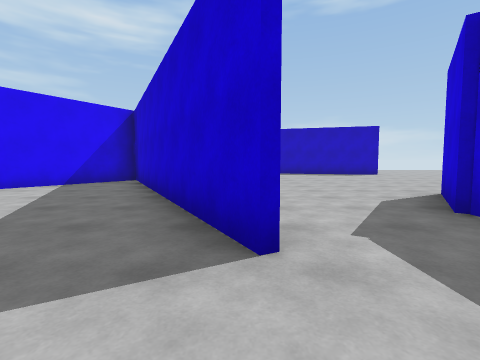
[1] (above)

24 first-person views from a walk through a Unity game level. The camera is 1.2 m above the floor, tilts 4° down and sees 85° across. The floor is counted in squares, 2 m on a side. Each view is taken from the middle of a square. On the plan, view 1 faces up. The plan holds only what a view shows up to about 9 squares ahead; the rest is blank. The place goes on beyond the plan. The player is left out.

[2]
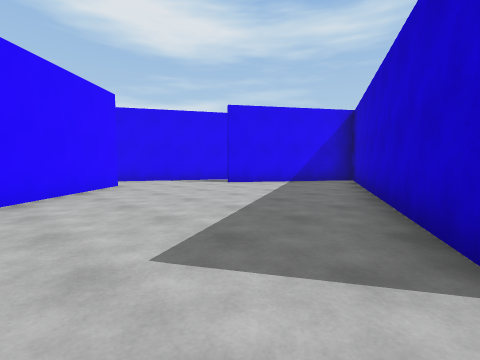

[3]
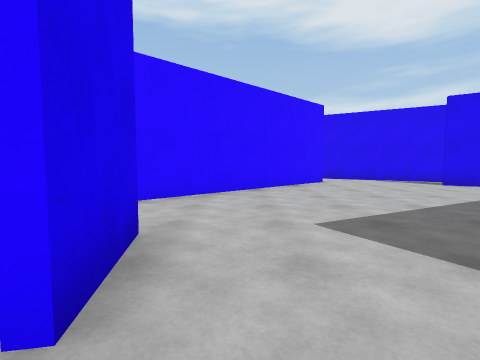

[4]
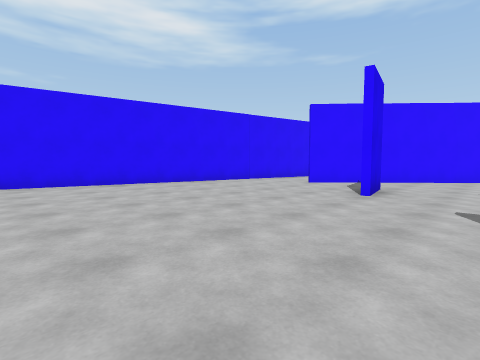

[5]
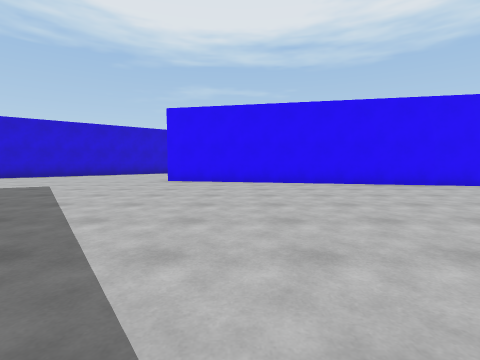

[6]
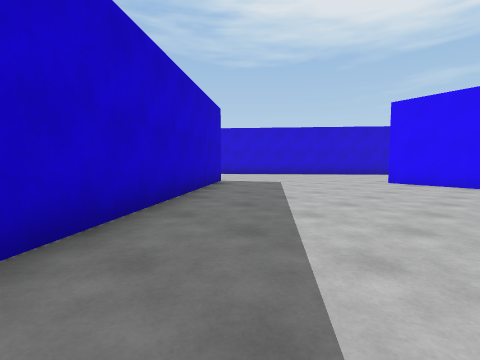

[7]
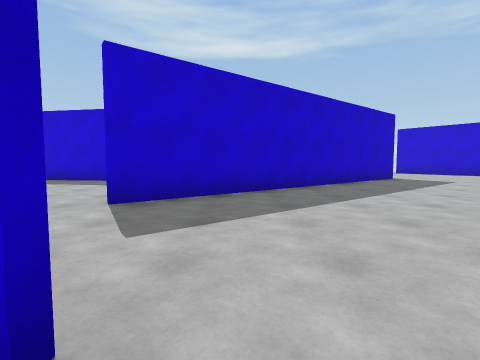

[8]
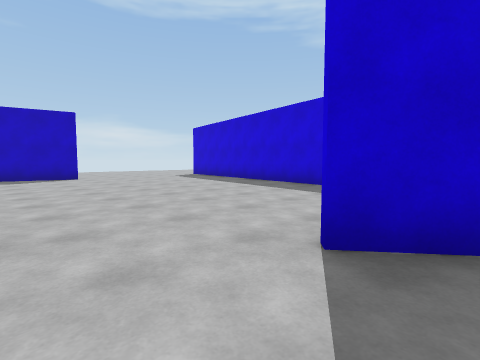

[9]
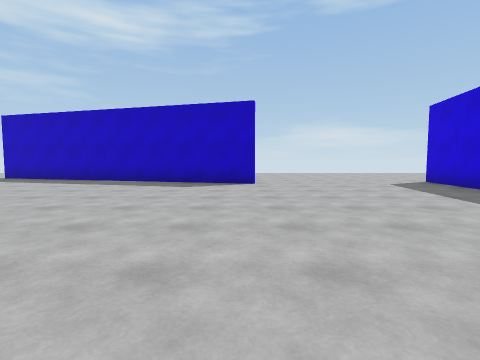

[10]
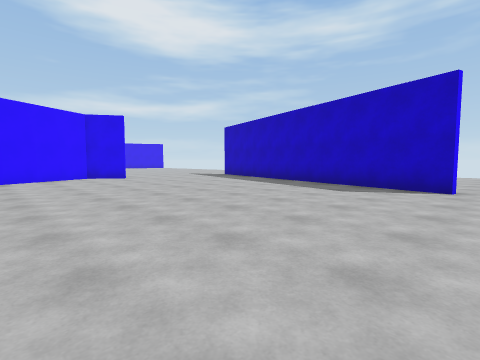

[11]
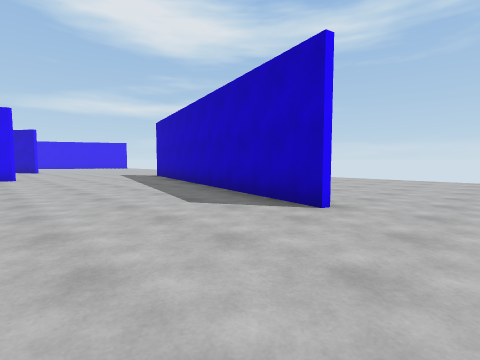

[12]
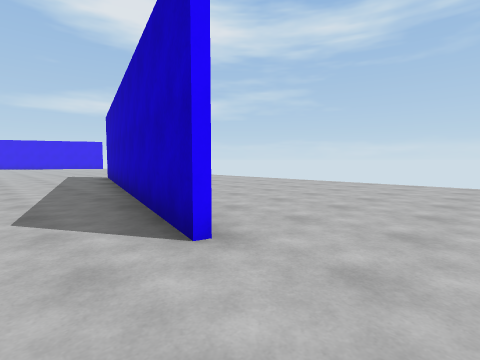

[13]
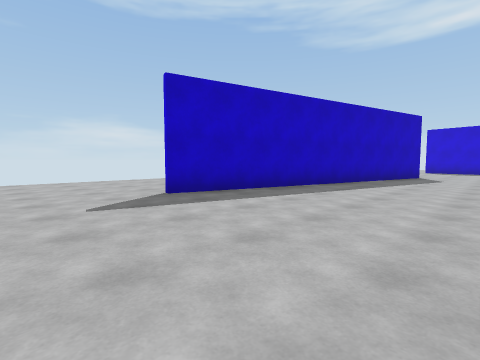

[14]
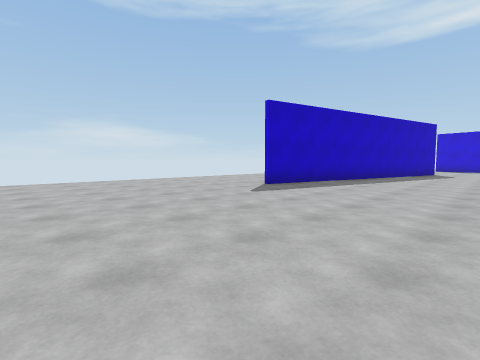

[15]
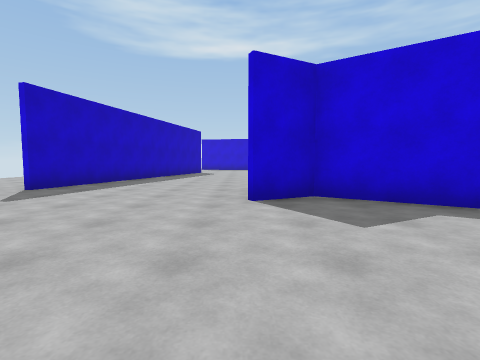

[16]
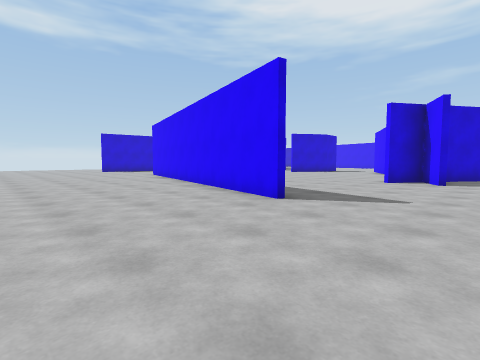

[17]
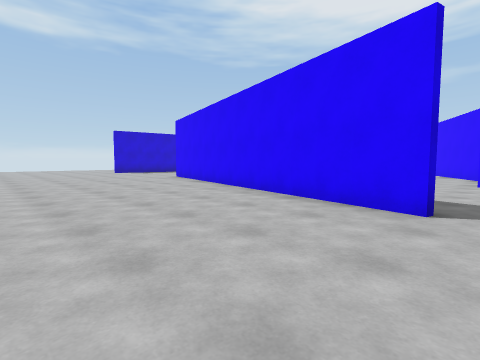

[18]
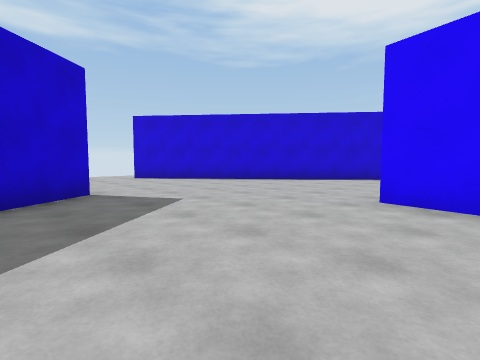

[19]
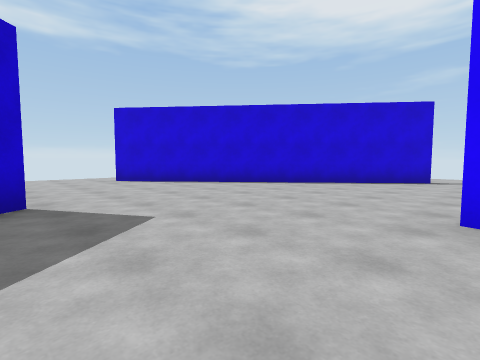

[20]
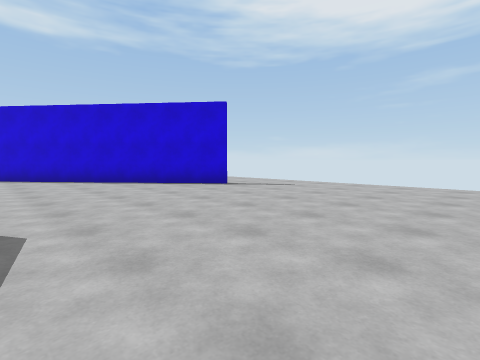

[21]
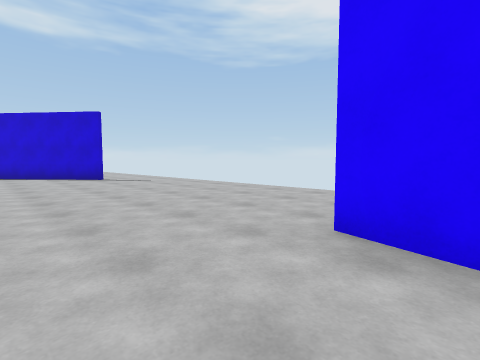

[22]
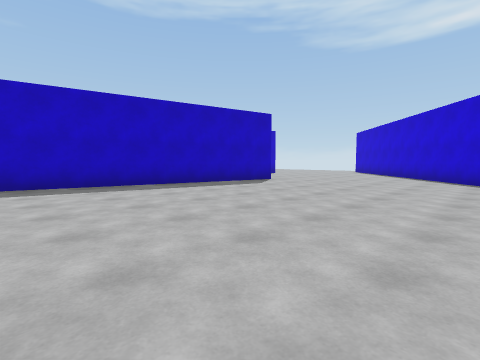

[23]
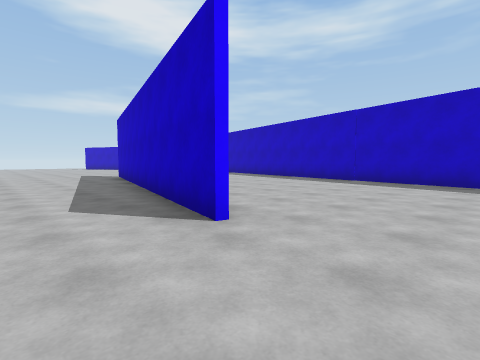

[24]
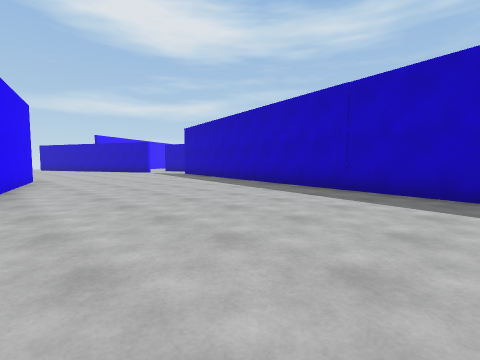

### Floor plan
Points are (right, up) in squares from view 1. A wall is a line through its corners. A room is listed if a view was taken in it or the views show most of it. See-through windows are left out.
Room 1 (views 1, 2)
walls: (-6.8, 2.5) (-1.8, -2.9); (-6.6, 6.1) (-8.3, 2.9); (0.2, 1.6) (-3.4, 8.6); (-1.3, -0.9) (0.2, -0.6); (-3.3, 8.7) (-5.7, 5.1)
ways out: opening at (0, 0.5) to room 2
Room 2 (views 3, 4, 5, 6, 7, 8, 9, 10, 11, 12, 13, 14, 15, 16, 17, 18, 19, 20, 21, 22, 23, 24)
walls: (2.6, 1.5) (2.6, 3.2) (3.8, 4.9); (10.2, 5.1) (10.7, 8.1); (11.3, -4.4) (5.6, 2.9); (7.2, -7.3) (-5.4, -4.6); (-1.5, -5.3) (7.3, -7.2); (6.5, 12.1) (-2.6, 14.5); (-3.2, 8.5) (-2, 6.2); (11.2, 10.6) (11.6, 12.9); (-3.5, 8.7) (-4.1, 9.9); (-4.7, 6.9) (-2.7, 9.9); (-2.6, 9.8) (-2.8, 9.4); (-3.9, 10) (-3.3, 8.7); (-2.6, 14.6) (4.6, 12.7); (0.1, -12.3) (-7.2, -10.4); (-1, -11.9) (0.1, -12.2); (8.3, -12.9) (15.5, -7); (-8.6, -9.9) (-5.4, -10.8)
ways out: opening at (0, 0.5) to room 1; opening at (-2, -4)

Positions as (right, up) in squares from view 1, and headings:
1: (0, 0), facing up
2: (0, 0), facing up-left
3: (1, 0), facing left
4: (5, 1), facing down-left
5: (5, 1), facing down
6: (5, 1), facing down-right
7: (2, 1), facing right
8: (4, 2), facing up-right
9: (6, 5), facing up
10: (7, 6), facing up-left
11: (8, 9), facing up-left
12: (8, 11), facing up-left
13: (-5, 10), facing up-right
14: (-8, 10), facing up-right
15: (-8, 10), facing right
16: (-5, 18), facing down-right
17: (-3, 18), facing down-right
18: (6, -3), facing down-right
19: (7, -4), facing down-right
20: (3, -8), facing down-right
21: (-1, -10), facing down-right
22: (0, -13), facing up-right
23: (2, -14), facing up-left
24: (1, -11), facing up-left
